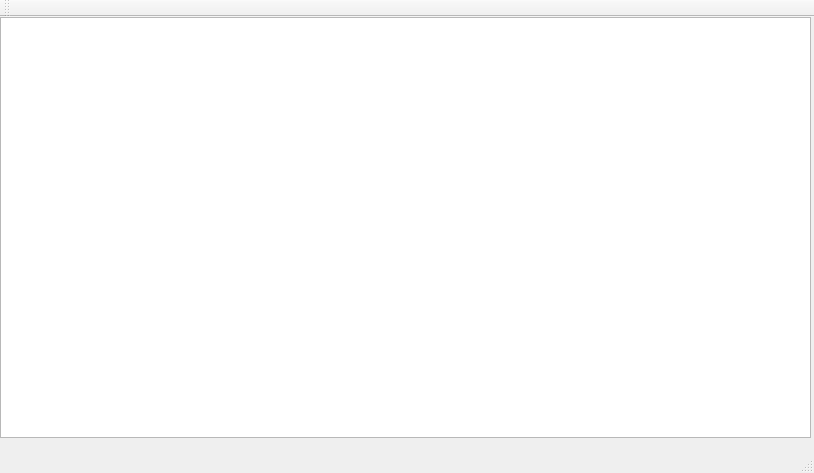
<?xml version="1.0" encoding="UTF-8"?>
<ui version="4.0">
 <class>MainWindow</class>
 <widget class="QMainWindow" name="MainWindow">
  <property name="geometry">
   <rect>
    <x>0</x>
    <y>0</y>
    <width>814</width>
    <height>473</height>
   </rect>
  </property>
  <property name="windowTitle">
   <string>MainWindow</string>
  </property>
  <widget class="QWidget" name="centralWidget">
   <widget class="QGraphicsView" name="graphicsView">
    <property name="geometry">
     <rect>
      <x>0</x>
      <y>0</y>
      <width>811</width>
      <height>421</height>
     </rect>
    </property>
   </widget>
  </widget>
  <widget class="QMenuBar" name="menuBar">
   <property name="geometry">
    <rect>
     <x>0</x>
     <y>0</y>
     <width>814</width>
     <height>20</height>
    </rect>
   </property>
  </widget>
  <widget class="QToolBar" name="mainToolBar">
   <attribute name="toolBarArea">
    <enum>TopToolBarArea</enum>
   </attribute>
   <attribute name="toolBarBreak">
    <bool>false</bool>
   </attribute>
  </widget>
  <widget class="QStatusBar" name="statusBar"/>
 </widget>
 <layoutdefault spacing="6" margin="11"/>
 <resources/>
 <connections/>
</ui>
